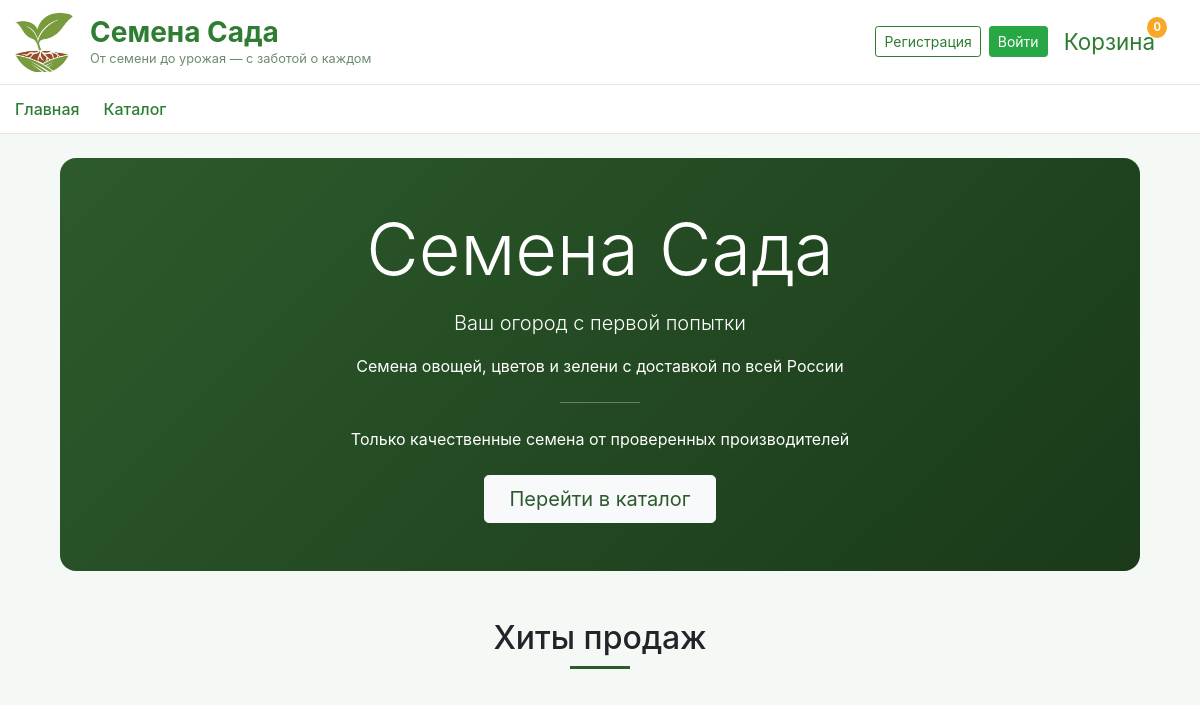
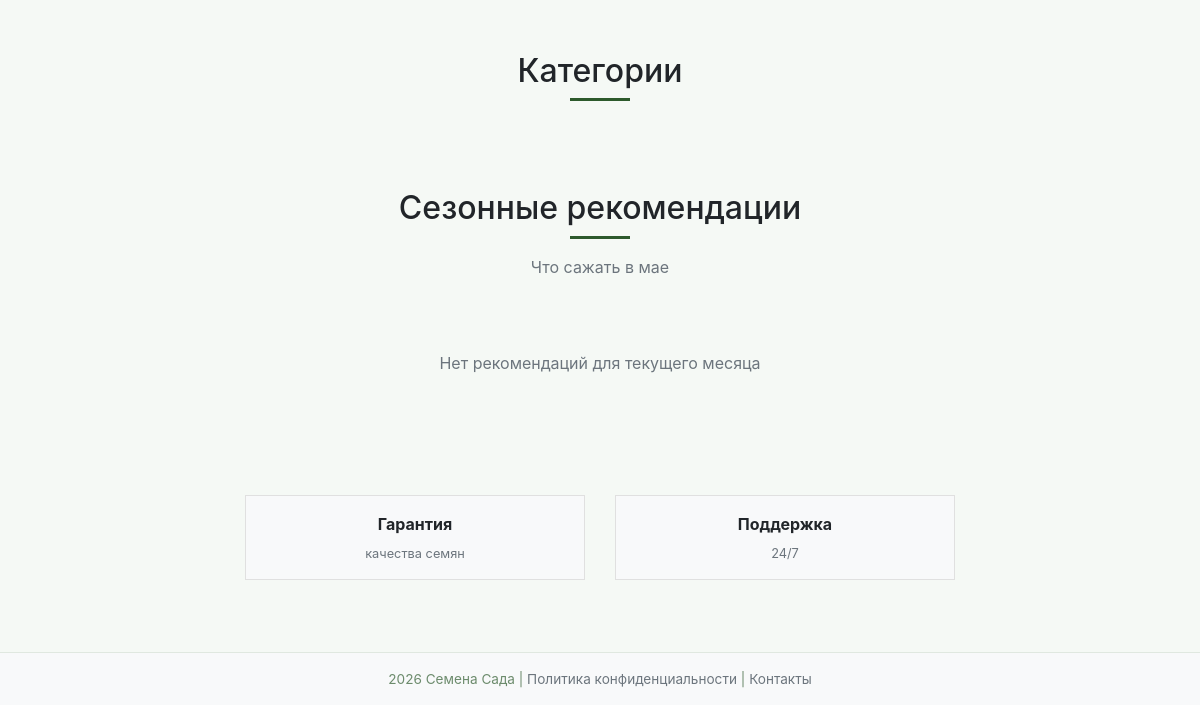
/, run on an earlier commit of the app's database (2 pictures, top to bottom).
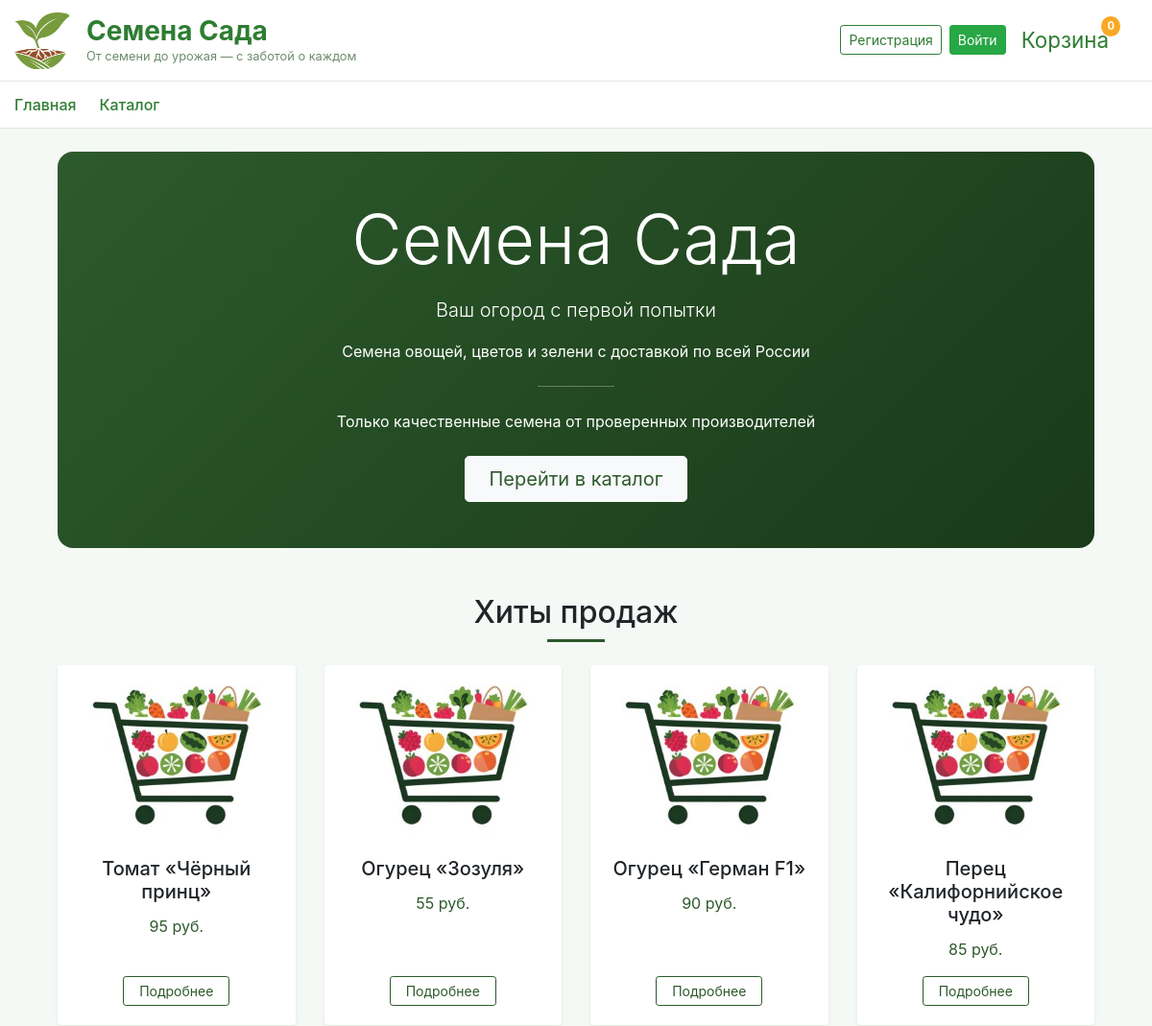
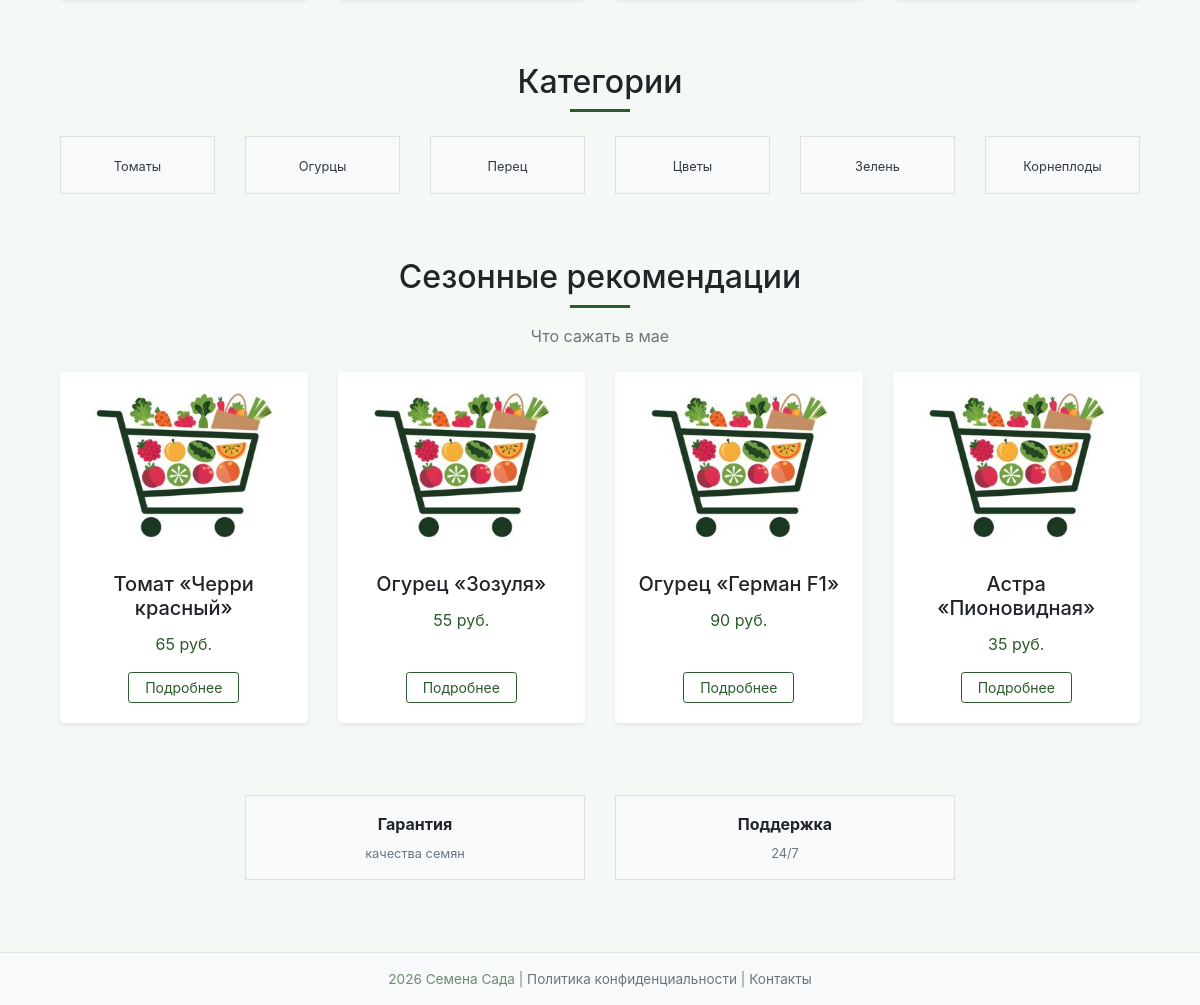
And on a later commit of the database (2 pictures, top to bottom).
### data/products.py (models this page shows)
class Product(SqlAlchemyBase, SerializerMixin):
    __tablename__ = 'products'
    serialize_only = ('id', 'name', 'category_id', 'category.name', 'price', 'stock',
                      'image_path', 'description', 'sowing_month_start', 'sowing_month_end',
                      'difficulty', 'modified_date', 'order_items')
    id = sqlalchemy.Column(sqlalchemy.Integer, primary_key=True, autoincrement=True)
    name = sqlalchemy.Column(sqlalchemy.String)
    category_id = sqlalchemy.Column(sqlalchemy.Integer, sqlalchemy.ForeignKey('categories.id'))
    price = sqlalchemy.Column(sqlalchemy.Integer)
    stock = sqlalchemy.Column(sqlalchemy.Integer)
    image_path = sqlalchemy.Column(sqlalchemy.String)
    description = sqlalchemy.Column(sqlalchemy.String)
    sowing_month_start = sqlalchemy.Column(sqlalchemy.Integer)
    sowing_month_end = sqlalchemy.Column(sqlalchemy.Integer)
    difficulty = sqlalchemy.Column(sqlalchemy.String)
    modified_date = sqlalchemy.Column(sqlalchemy.DateTime, default=datetime.datetime.now)
    order_items = orm.relationship("OrderItem", back_populates='product')
    category = orm.relationship("Category")

### data/categories.py (models this page shows)
class Category(SqlAlchemyBase, SerializerMixin):
    __tablename__ = 'categories'
    serialize_only = ('id', 'name', 'description')
    id = sqlalchemy.Column(sqlalchemy.Integer, primary_key=True, autoincrement=True)
    name = sqlalchemy.Column(sqlalchemy.String)
    description = sqlalchemy.Column(sqlalchemy.String)
    products = orm.relationship("Product", back_populates='category')

### main.py (the view)
@app.route('/', methods=['GET', 'POST'])
def index():
    current_month = datetime.datetime.now().month
    with create_session() as db_sess:
        popular_products = db_sess.query(Product) \
            .join(OrderItem, OrderItem.product_id == Product.id) \
            .group_by(Product.id) \
            .limit(4) \
            .all()
        categories = db_sess.query(Category).all()
        seasonal_products = db_sess.query(Product) \
            .filter(Product.sowing_month_start <= current_month) \
            .filter(Product.sowing_month_end >= current_month) \
            .limit(4) \
            .all()
    return render_template('index.html',
                           title='Главная',
                           popular_products=popular_products,
                           categories=categories,
                           seasonal_products=seasonal_products,
                           now=datetime.datetime.now())

### data/db_session.py (called while the page is built)
def create_session() -> Session:
    global __factory
    return __factory()

### main.py (called while the page is built)
@app.context_processor
def cart_count():
    cart = session.get('cart', {})
    count = sum(cart.values())
    return dict(cart_count=count)

### templates/index.html
{% extends "base.html" %} {% block content %}
<div class="container">
  <div
    class="hero-section text-center py-5 mb-5 rounded-4"
    style="
      background: linear-gradient(135deg, #2d5a2c 0%, #1a3a19 100%);
      color: white;
    "
  >
    <h1 class="display-3 fw-bold mb-3">Семена Сада</h1>
    <p class="lead mb-3">Ваш огород с первой попытки</p>
    <p class="mb-4">
      Семена овощей, цветов и зелени с доставкой по всей России
    </p>
    <hr
      class="my-4"
      style="
        width: 80px;
        margin: 0 auto;
        border-color: rgba(255, 255, 255, 0.3);
      "
    />
    <p class="mt-4 mb-4">
      Только качественные семена от проверенных производителей
    </p>
    <a
      href="/catalog"
      class="btn btn-light btn-lg px-4 py-2 fw-bold"
      style="color: #2d5a2c"
      >Перейти в каталог</a
    >
  </div>
  <div class="mb-5">
    <div class="text-center mb-4">
      <h2 class="fw-bold">Хиты продаж</h2>
      <div
        class="mt-2"
        style="width: 60px; height: 3px; background: #2d5a2c; margin: 0 auto"
      ></div>
    </div>
    <div class="row g-4">
      {% for product in popular_products %}
      <div class="col-md-3 col-sm-6">
        <div
          class="card h-100 border-0 shadow-sm hover-card d-flex flex-column"
        >
          <img
            src="/{{ product.image_path }}"
            class="card-img-top"
            alt="{{ product.name }}"
            style="height: 180px; object-fit: cover; border-radius: 8px 8px 0 0"
          />
          <div class="card-body text-center d-flex flex-column flex-grow-1">
            <h5 class="card-title fw-semibold">{{ product.name }}</h5>
            <p class="card-text text-primary fw-bold fs-5">
              {{ product.price }} руб.
            </p>
            <div class="mt-auto">
              <a
                href="/product/{{ product.id }}?next={{ request.url | urlencode }}"
                class="btn btn-outline-success btn-sm px-3"
                >Подробнее</a
              >
            </div>
          </div>
        </div>
      </div>
      {% endfor %}
    </div>
  </div>
  <div class="mb-5 py-3">
    <div class="text-center mb-4">
      <h2 class="fw-bold">Категории</h2>
      <div
        class="mt-2"
        style="width: 60px; height: 3px; background: #2d5a2c; margin: 0 auto"
      ></div>
    </div>
    <div class="row g-3 text-center">
      {% for category in categories %}
      <div class="col-md-2 col-4">
        <a
          href="/catalog?category={{ category.id }}"
          class="text-decoration-none"
        >
          <div class="category-card p-3 rounded-3 bg-light text-center">
            <small class="fw-semibold text-dark">{{ category.name }}</small>
          </div>
        </a>
      </div>
      {% endfor %}
    </div>
  </div>
  <div class="mb-5">
    <div class="text-center mb-4">
      <h2 class="fw-bold">Сезонные рекомендации</h2>
      <div
        class="mt-2"
        style="width: 60px; height: 3px; background: #2d5a2c; margin: 0 auto"
      ></div>
      <p class="text-muted mt-3">
        {% set months = ['январе', 'феврале', 'марте', 'апреле', 'мае', 'июне',
        'июле', 'августе', 'сентябре', 'октябре', 'ноябре', 'декабре'] %} Что
        сажать в {{ months[now.month - 1] }}
      </p>
    </div>
    <div class="row g-4">
      {% for product in seasonal_products %}
      <div class="col-md-3 col-sm-6">
        <div class="card h-100 border-0 shadow-sm d-flex flex-column">
          <img
            src="/{{ product.image_path }}"
            class="card-img-top"
            alt="{{ product.name }}"
            style="height: 180px; object-fit: cover; border-radius: 8px 8px 0 0"
          />
          <div class="card-body text-center d-flex flex-column flex-grow-1">
            <h5 class="card-title fw-semibold">{{ product.name }}</h5>
            <p class="card-text text-primary fw-bold fs-5">
              {{ product.price }} руб.
            </p>
            <div class="mt-auto">
              <a
                href="/product/{{ product.id }}?next={{ request.url | urlencode }}"
                class="btn btn-outline-success btn-sm px-3"
                >Подробнее</a
              >
            </div>
          </div>
        </div>
      </div>
      {% else %}
      <div class="col-12 text-center text-muted py-5">
        Нет рекомендаций для текущего месяца
      </div>
      {% endfor %}
    </div>
  </div>
  <div class="row g-4 text-center mb-5 py-4 justify-content-center">
    <div class="col-md-4 col-6">
      <div class="feature-card p-3 rounded-3 bg-light h-100 d-flex flex-column">
        <strong class="fs-6">Гарантия</strong>
        <p class="small text-muted mt-2 mb-0">качества семян</p>
      </div>
    </div>
    <div class="col-md-4 col-6">
      <div class="feature-card p-3 rounded-3 bg-light h-100 d-flex flex-column">
        <strong class="fs-6">Поддержка</strong>
        <p class="small text-muted mt-2 mb-0">24/7</p>
      </div>
    </div>
  </div>
</div>
{% endblock %}

### templates/base.html (shortened to what this page needs)
<!doctype html>
<html lang="ru">
  <head>
    <link
      rel="stylesheet"
      href="https://stackpath.bootstrapcdn.com/bootstrap/4.4.1/css/bootstrap.min.css"
    />
    <link
      rel="stylesheet"
      href="{{ url_for('static', filename='css/style.css') }}"
    />
  </head>
  <body>
    <div class="navbar-main">
      <div class="container-fluid">
        <div class="row w-100 align-items-center">
          <div class="col-md-6 d-flex align-items-center">
            <img
              src="{{ url_for('static', filename='image/logo/logo.jpg') }}"
              alt="Логотип"
              class="logo-img"
            />
            <div>
              <div class="brand-title">Семена Сада</div>
              <div class="brand-slogan">
                От семени до урожая — с заботой о каждом
              </div>
            </div>
          </div>
          <div class="col-md-6 d-flex justify-content-end align-items-center">
            {% if current_user.is_authenticated %}
            <a href="/user_profile" class="user-name">
              {{ current_user.surname }} {{ current_user.name }}
            </a>
            <a href="/logout" class="btn btn-sm btn-outline-danger">Выйти</a>
            {% else %}
            <a href="/register" class="btn btn-sm btn-outline-green"
              >Регистрация</a
            >
            <a href="/login" class="btn btn-sm btn-success ml-2">Войти</a>
            {% endif %}
            <a href="/cart" class="cart-icon">
              Корзина
              <span class="cart-count">{{ cart_count|default(0) }}</span>
            </a>
          </div>
        </div>
      </div>
    </div>
    <div class="nav-links">
      <div class="container-fluid">
        <div
          class="d-flex justify-content-between align-items-center flex-wrap"
        >
          <div class="d-flex flex-wrap">
            <a href="/" class="nav-link">Главная</a>
            {% if current_user.is_authenticated and current_user.is_admin %}
            <a href="/catalog" class="nav-link">Управление товарами</a>
            {% else %}
            <a href="/catalog" class="nav-link">Каталог</a>
            {% endif %}
          </div>
        </div>
      </div>
    </div>
    <main role="main" class="container mt-4">
      {% block content %}{% endblock %}
    </main>
    <footer class="footer">
      <div class="container">
        2026 Семена Сада |
        <a href="#" class="text-muted">Политика конфиденциальности</a> |
        <a href="#" class="text-muted">Контакты</a>
      </div>
    </footer>
  </body>
</html>

### static/css/style.css (style rules this page uses)
body { background-color: #f5f9f5; }
.navbar-main { background-color: white; border-bottom: 1px solid #e0e8e0; padding-top: 0.75rem; padding-bottom: 0.75rem; }
.logo-img { width: 60px; height: 60px; object-fit: cover; border-radius: 12px; margin-right: 15px; }
.brand-title { font-size: 1.75rem; font-weight: 700; color: #2e7d32; margin: 0; line-height: 1.2; }
.brand-slogan { font-size: 0.8rem; color: #6c8b6c; margin: 0; }
.btn-outline-green { color: #2e7d32; border-color: #2e7d32; }
.cart-icon { position: relative; display: inline-block; margin-left: 1rem; font-size: 1.4rem; text-decoration: none; color: #2e7d32; }
.cart-count { position: absolute; top: -8px; right: -12px; background-color: #f9a825; color: white; font-size: 0.7rem; font-weight: bold; border-radius: 50%; padding: 2px 6px; min-width: 18px; text-align: center; }
.nav-links { background-color: #ffffff; border-bottom: 1px solid #e0e8e0; padding: 0.5rem 0; }
.nav-links .nav-link { color: #2e7d32; font-weight: 500; margin-right: 1.5rem; padding: 0.25rem 0; transition: all 0.2s ease; }
.footer { background-color: #f8f9fa; border-top: 1px solid #e0e8e0; margin-top: 3rem; padding-top: 1rem; padding-bottom: 1rem; color: #6c8b6c; font-size: 0.85rem; text-align: center; }
.hero-section { border-radius: 16px; }
.hover-card { transition: transform 0.2s ease, box-shadow 0.2s ease; }
.category-card { transition: all 0.2s ease; border: 1px solid #e0e0e0; }
.feature-card { transition: all 0.2s ease; border: 1px solid #e0e0e0; }
.btn-outline-success { border-color: #2d5a2c; color: #2d5a2c; }
.text-primary { color: #2d5a2c !important; }

What changed in the data, as far as the page shows it:
added Product: image_path (placeholder picture), name "Томат «Чёрный принц»", price "95", shown under "Хиты продаж"
added Product: image_path (placeholder picture), name "Огурец «Зозуля»", price "55"
added Product: image_path (placeholder picture), name "Огурец «Герман F1»", price "90"
added Product: image_path (placeholder picture), name "Перец «Калифорнийское чудо»", price "85", shown under "Хиты продаж"
added Category: name "Томаты"
added Category: name "Огурцы"
added Category: name "Перец"
added Category: name "Цветы"
added Category: name "Зелень"
added Category: name "Корнеплоды"
added Product: image_path (placeholder picture), name "Томат «Черри красный»", price "65", shown under "Сезонные рекомендации"
added Product: image_path (placeholder picture), name "Астра «Пионовидная»", price "35", shown under "Сезонные рекомендации"
Also different on the page:
text no longer shown: "Нет рекомендаций для текущего месяца"
